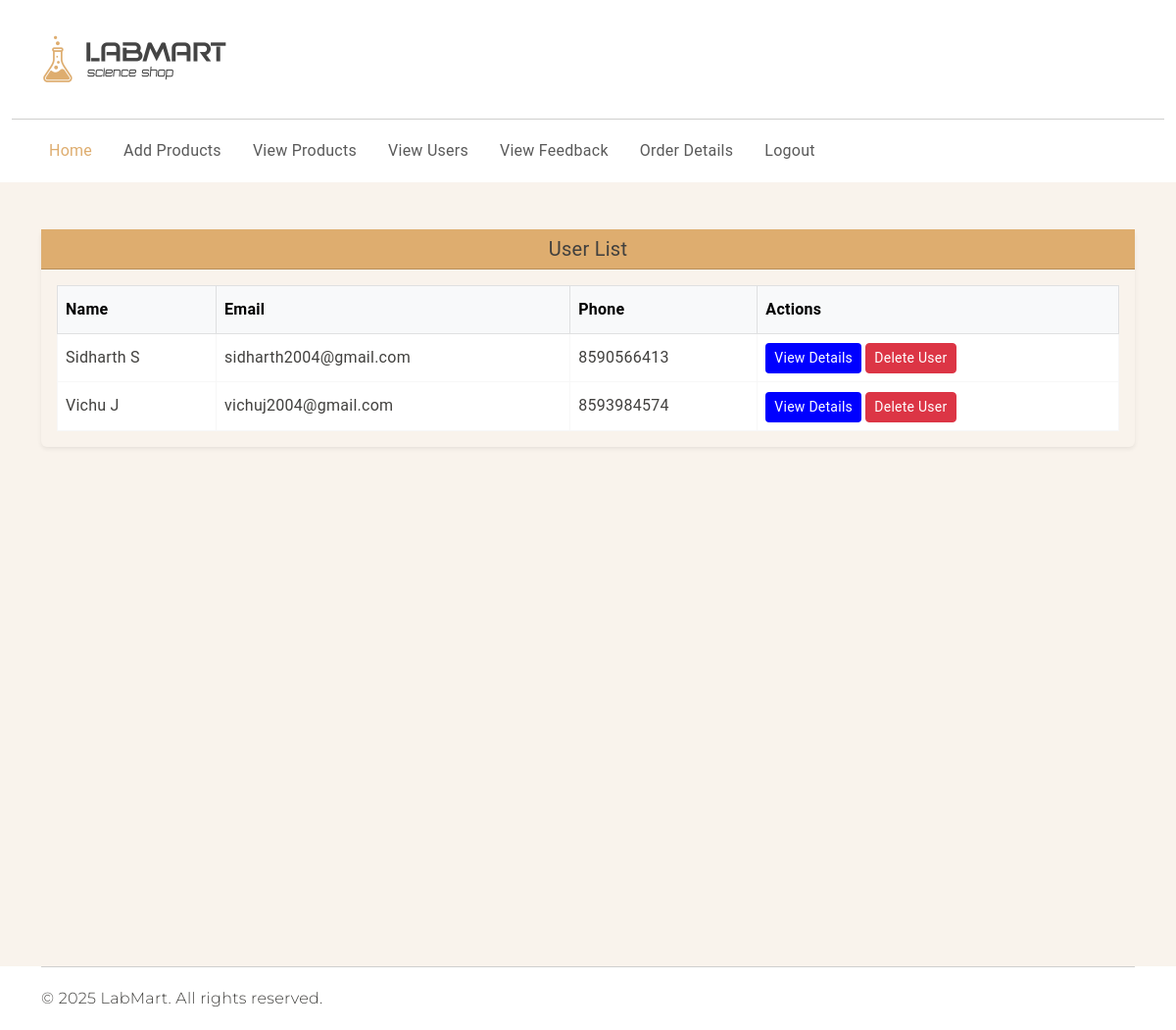
Page /viewuser on the committed database.
### app1/models.py (models this page shows, shortened)
class Person(models.Model):
    Name=models.CharField(max_length=20)
    email=models.EmailField()
    pho_no=models.IntegerField()
    username=models.TextField(max_length=20, unique=True)
    password=models.TextField(max_length=128)
    Image = models.ImageField(upload_to='users/', blank=True, null=True)

### app1/views.py (the view)
# urls.py: path('viewuser', views.viewuser, name='viewuser'),
def viewuser(request):
    data = Person.objects.all()
    return render(request, 'viewuser.html', {'Person': data})

### template/viewuser.html (shortened to what this page needs)
<!DOCTYPE html>
{% load static %}
<html lang="en">
<head>
<link rel="stylesheet" href="https://cdn.jsdelivr.net/npm/swiper@9/swiper-bundle.min.css" />
<link href="https://cdn.jsdelivr.net/npm/bootstrap@5.3.0-alpha3/dist/css/bootstrap.min.css" rel="stylesheet"
>
<link rel="stylesheet" type="text/css" href="{% static 'css/vendor.css' %}">
<link rel="stylesheet" type="text/css" href="{% static 'style.css' %}">
</head>
<body>
<header>
  <div class="container py-2">
    <div class="row py-4 align-items-center">
      <div class="col-sm-4 col-lg-3 text-center text-sm-start">
        <div class="main-logo">
            <img src="{% static 'images/logo.png' %}" alt="logo" class="img-fluid">
        </div>
      </div>
    </div>
  </div>
  <div class="container-fluid">
    <hr class="m-0">
  </div>
  <div class="container">
    <nav class="navbar navbar-expand-lg main-menu">
      <div class="offcanvas offcanvas-end" tabindex="-1" id="offcanvasNavbar" aria-labelledby="offcanvasNavbarLabel">
        <div class="offcanvas-body justify-content-between">
          <ul class="navbar-nav menu-list list-unstyled d-flex gap-md-3 mb-0">
            <li class="nav-item"><a href="adminhome" class="nav-link active">Home</a></li>
            <li class="nav-item"><a href="addproduct" class="nav-link">Add Products</a></li>
            <li class="nav-item"><a href="viewproduct" class="nav-link">View Products</a></li>
            <li class="nav-item"><a href="viewuser" class="nav-link">View Users</a></li>
            <li class="nav-item"><a href="viewfeedback" class="nav-link">View Feedback</a></li>
            <li class="nav-item"><a href="orderdetails" class="nav-link">Order Details</a></li>
            <li class="nav-item"><a href="logout" class="nav-link">Logout</a></li>
          </ul>
        </div>
      </div>
    </nav>
  </div>
</header>
<section id="banner" class="min-vh-100" style="background:#F9F3EC;">
  <div class="container pt-5">
    <div class="card shadow-sm w-80 mx-auto">
      <div class="card-header bg-primary text-white text-center">
        <h5 class="mb-0">User List</h5>
      </div>
      <div class="card-body">
        <table class="table table-bordered table-hover align-middle mb-0 bg-white">
          <thead class="table-light">
            <tr>
              <th scope="col">Name</th>
              <th scope="col">Email</th>
              <th scope="col">Phone</th>
              <th scope="col">Actions</th>
            </tr>
          </thead>
          <tbody>
            {% for i in Person %}
            <tr>
              <td>{{ i.Name }}</td>
              <td>{{ i.email }}</td>
              <td>{{ i.pho_no }}</td>
              <td>
                <a href="viewuserdetails/{{ i.id }}" class="btn btn-sm" style="background-color: blue; color: white;">View Details</a>
                <a href="deleteuser/{{ i.id }}" class="btn btn-sm btn-danger">Delete User</a>
              </td>
            </tr>
            {% endfor %}
          </tbody>
        </table>
      </div>
    </div>
  </div>
</section>
<div id="footer-bottom">
    <div class="container">
      <hr class="m-0">
      <div class="row mt-3">
        <div class="col-md-6 copyright">
          <p class="secondary-font">© 2025 LabMart. All rights reserved.</p>
        </div>
      </div>
    </div>
  </div>
</body>
</html>

### static/style.css (style rules this page uses)
:root { --header-height: 160px; --header-height-min: 80px; }
:root { --accent-color: #DEAD6F; --dark-color: #222222; --light-dark-color: #727272; --light-color: #fff; --grey-color: #dbdbdb; --light-grey-color: #fafafa; --primary-color: #6995B1; --light-primary-color: #eef1f3; }
:root { --body-font: 'Roboto', cursive; --heading-font: 'Roboto', cursive; --secondary-font: 'Montserrat', sans-serif; }
body { --bs-link-color: #333; --bs-link-hover-color: #333; --bs-link-color-rgb: 40, 40, 40; --bs-link-hover-color-rgb: 0, 0, 0; --bs-light-rgb: 248, 248, 248; --bs-font-sans-serif: 'Roboto', cursive; --bs-body-font-family: var(--bs-font-sans-serif); --bs-body-font-size: 1rem; --bs-body-font-weight: 400; --bs-body-line-height: 2; --bs-body-color: #41403E; --bs-primary: #DEAD6F; --bs-primary-rgb: 222, 173, 111; --bs-primary-bg-subtle: #FFF9EB; --bs-border-color: #F7F7F7; --bs-secondary-rgb: 230, 243, 251; --bs-success-rgb: 238, 245, 228; --bs-danger-rgb: 249, 235, 231; --bs-warning-rgb: 255, 249, 235; --bs-info-rgb: 230, 243, 250; }
body { letter-spacing: 0.01625rem; }
h1, h2, h3, h4, h5, h6 { font-family: var(--heading-font); color: var(--bs-body-color); font-weight: 400; text-transform: capitalize; }
a { text-decoration: none; }
.secondary-font { font-family: var(--secondary-font); font-weight: 300; }
.navbar-nav .nav-link.active, .navbar-nav .nav-link.show, .nav-link:focus, .nav-link:hover { color: var(--accent-color); }
.card { --bs-card-inner-border-radius: none; --bs-card-bg: transparent; background-color: transparent; border: none; }

### rows in the picture
Person: Name "Sidharth S", email "sidharth2004@gmail.com", pho_no "8590566413"
Person: Name "Vichu J", email "vichuj2004@gmail.com", pho_no "8593984574"
